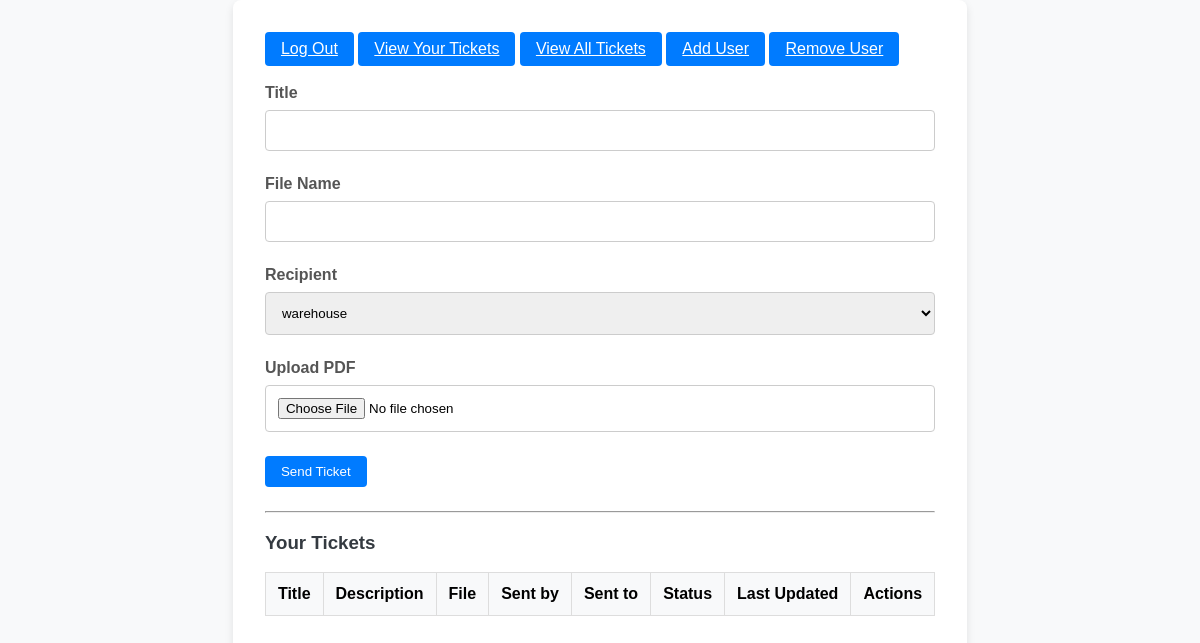
Page / (signed in) on the earlier database version.
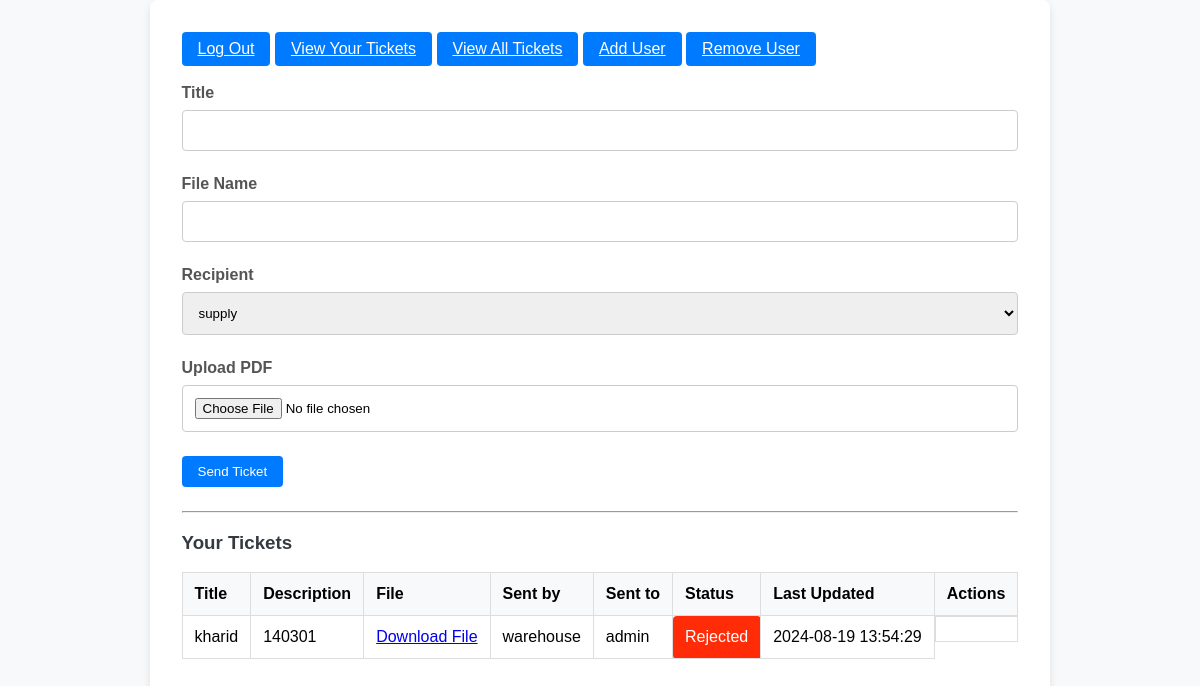
Same page on the later database version.
### models.py (models this page shows)
class Ticket(db.Model):
    id = db.Column(db.Integer, primary_key=True)
    title = db.Column(db.String(100), nullable=False)
    description = db.Column(db.String(100), nullable=False)
    user_id = db.Column(db.Integer, db.ForeignKey('user.id', ondelete='CASCADE'), nullable=False)  # Sender
    recipient_ids = db.Column(MutableList.as_mutable(JSON), nullable=False)
    status = db.Column(db.Integer, default=0)  # -1: Rejected, 0: Not checked, 1: Checked
    file_path = db.Column(db.String(200), nullable=True)  # Add this field to store file path
    last_updated = db.Column(db.DateTime, nullable=False, default=datetime.utcnow)
    sender = db.relationship('User', foreign_keys=[user_id], backref='sent_tickets')
    recipients = db.relationship('User', secondary='ticket_recipient', backref='received_tickets')

class User(db.Model, UserMixin):
    id = db.Column(db.Integer, primary_key=True)
    username = db.Column(db.String(150), nullable=False, unique=True)
    password = db.Column(db.String(150), nullable=False)

### app.py (the view, shortened to what this page needs)
@app.route('/', methods=['GET', 'POST'])
@login_required
def index(tickets = None):
    form = TicketForm()
    form.recipient.choices = [(user.id, user.username) for user in User.query.all() if user.id != current_user.id]
    if current_user.username == 'admin':
        tickets = Ticket.query.all()
    else:
        tickets = Ticket.query.filter(
            (Ticket.user_id == current_user.id) |
            (Ticket.recipient_ids.contains(current_user.id) & (Ticket.status != 2))
        ).all()
    user_recipient_status = []
    status_map = {0: 'Processing', 2: 'Rejected', 1: 'End'}
    status = []
    for ticket in tickets:
        if ticket.recipient_ids[-1] == current_user.id:
            user_recipient_status.append(1)
        else:
            user_recipient_status.append(None)
        status.append(status_map[ticket.status])
    recipient_usernames = {ticket.id: [User.query.get(recipient_id).username for recipient_id in ticket.recipient_ids] for ticket in tickets}
    return render_template('index.html', form=form, tickets=tickets, user_recipient_status=user_recipient_status,
                            recipient_usernames=recipient_usernames, status=status)

### forms.py
class TicketForm(FlaskForm):
    title = StringField('Title', validators=[DataRequired()])
    description = StringField('File Name', validators=[DataRequired()])
    recipient = SelectField('Recipient', choices=[], coerce=int, validators=[DataRequired()])
    file = FileField('Upload PDF', validators=[DataRequired()])
    submit = SubmitField('Send Ticket')
    def __init__(self, *args, **kwargs):
        super(TicketForm, self).__init__(*args, **kwargs)
        self.recipient.choices = [(user.id, user.username) for user in User.query.all()]

### app.py (called while the page is built)
@login_manager.user_loader
def load_user(user_id):
    return User.query.get(int(user_id))

### templates/index.html (shortened to what this page needs)
<!DOCTYPE html>
<html lang="en">
<head>
</head>
<body>
    {% block content %}
    <div class="container">
        <nav>
            <a href="{{ url_for('logout') }}" class="btn btn-primary">Log Out</a>
            <a href="{{ url_for('my_tickets') }}" class="btn btn-primary">View Your Tickets</a>
            {% if current_user.username == "admin"%}
                <a href="{{ url_for('all') }}" class="btn btn-primary">View All Tickets</a>
            {% endif %}
            {% if current_user.username == "admin"%}
                <a href="{{ url_for('signup') }}" class="btn btn-primary">Add User</a>
            {% endif %}
            {% if current_user.username == "admin"%}
                <a href="{{ url_for('remove_user') }}" class="btn btn-primary">Remove User</a>
            {% endif %}
        </nav> <br>
        <form method="POST" action="{{ url_for('index') }}" enctype="multipart/form-data">
            <div class="form-group">
                {{ form.title.label }}
                {{ form.title(class="form-control") }}
            </div>
            <div class="form-group">
                {{ form.description.label }}
                {{ form.description(class="form-control") }}
            </div>
            <div class="form-group">
                {{ form.recipient.label }}
                {{ form.recipient(class="form-control") }}
            </div>
            <div class="form-group">
                {{ form.file.label }}
                {{ form.file(class="form-control") }}
            </div>
            <div class="form-group">
                {{ form.submit(class="btn btn-primary") }}
            </div>
        </form>
        <hr>
        <h3>Your Tickets</h3>
        <table class="ticket-table">
            <thead>
                <tr>
                    <th>Title</th>
                    <th>Description</th>
                    <th>File</th>
                    <th>Sent by</th>
                    <th>Sent to</th>
                    <th>Status</th>
                    <th>Last Updated</th>
                    <th>Actions</th>
                </tr>
            </thead>
            <tbody>
                {% for ticket in tickets %}
                    <tr>
                        <td>{{ ticket.title }}</td>
                        <td>{{ ticket.description }}</td>
                        <td>
                            {% if ticket.file_path %}
                                <a href="{{ url_for('uploaded_file', filename=ticket.file_path) }}">Download File</a>
                            {% endif %}
                        </td>
                        <td>{{ ticket.sender.username }}</td>
                        <td>
                            {% for recipient in recipient_usernames[ticket.id] %}
                                {{ recipient }}{% if not loop.last %}, {% endif %}
                            {% endfor %}
                        </td>
                        <td class="ticket-status {{ status[loop.index0] | lower }}">{{ status[loop.index0] }}</td>
                        <td>{{ ticket.last_updated.strftime('%Y-%m-%d %H:%M:%S') }}</td>
                        <td class="ticket-actions">
                        </td>
                    </tr>
                {% endfor %}
            </tbody>
        </table>
    </div>
    {% endblock %}
</body>
</html>

### templates/index.html (style rules this page uses)
body { font-family: Arial, sans-serif; background-color: #f8f9fa; margin: 0; padding: 0; display: flex; flex-direction: column; min-height: 100vh; }
.container { flex: 1; padding: 2rem; max-width: 1000px; margin: 0 auto; background-color: #fff; box-shadow: 0 4px 8px rgba(0, 0, 0, 0.1); border-radius: 8px; }
h2, h3 { color: #343a40; }
.form-group { margin-bottom: 1.5rem; }
.form-group label { display: block; font-weight: bold; margin-bottom: 0.5rem; color: #555; }
.form-group .form-control { width: 100%; padding: 0.75rem; border: 1px solid #ccc; border-radius: 4px; box-sizing: border-box; }
.btn { display: inline-block; padding: 0.5rem 1rem; border: none; border-radius: 4px; color: #fff; text-align: center; cursor: pointer; transition: background-color 0.3s ease; }
.btn-primary { background-color: #007bff; }
.ticket-table { width: 100%; border-collapse: collapse; margin-top: 1rem; }
.ticket-table th, .ticket-table td { padding: 0.75rem; text-align: left; border: 1px solid #ddd; }
.ticket-table th { background-color: #f8f9fa; font-weight: bold; }
.ticket-status { padding: 0.25rem 0.5rem; border-radius: 4px; color: #fff; text-transform: capitalize; text-align: center; }
.ticket-status.rejected { background-color: #ff2c07; }
.ticket-actions { display: flex; justify-content: center; gap: 1rem; }

Differences in the rows shown:
added Ticket: title "kharid", description "140301", sender.username "warehouse", status "Rejected", last_updated "2024-08-19 13:54:29"
now on this page (row unchanged): User: username "admin"
Other differences:
form field recipient: "warehouse" → "supply"
